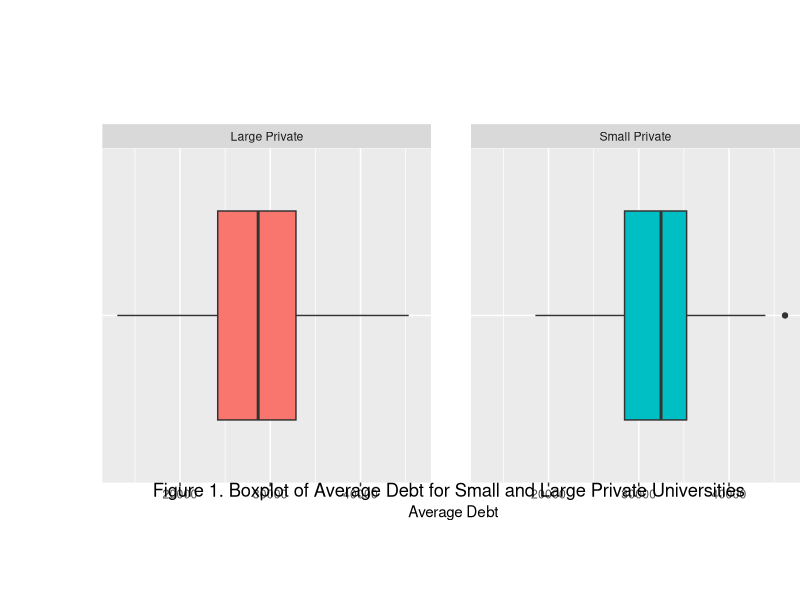
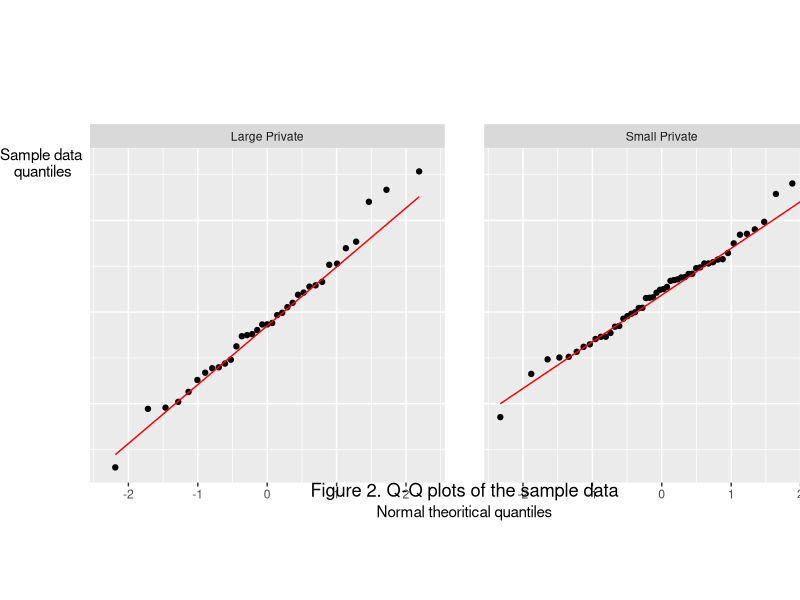

The R source for these figures, in order: (Note: this script raises an error after producing the figures.)
college = read.csv("college_debt.csv")
college$Debt = as.integer(gsub("[\\$,]", "", college$Debt))

library(ggplot2)

ggplot(data=college, aes(x=Debt, y="", fill=Status)) + 
  geom_boxplot()+
  facet_wrap(~Status)+
  
  theme(plot.title = element_text(vjust =-100, hjust=.5),
        panel.spacing = unit(1, "cm"),
        legend.position = "none",
        axis.title.x=element_text(hjust=0.5),
        axis.text.y=element_blank(),
        axis.ticks.y=element_blank(),
        plot.margin=margin(t=2,r=0,b=2,l=2,unit="cm"))+
  ylab("")+
  xlab(" Average Debt")+
  ggtitle("Figure 1. Boxplot of Average Debt for Small and Large Private Universities \n")

ggplot(data = college, aes(sample=Debt)) +
  geom_qq() + 
  geom_qq_line(color="red") + 
  facet_wrap( ~ Status)+
  
  theme(plot.title = element_text(vjust =-100, hjust=.5),
        panel.spacing = unit(1, "cm"),
        legend.position = "none",
        axis.title.x=element_text(hjust=0.5),
        axis.title.y=element_text(angle=0),
        axis.text.y=element_blank(),
        axis.ticks.y=element_blank(),
        plot.margin=margin(t=2,r=-1,b=2,l=0,unit="cm"))+
  ggtitle("Figure 2. Q-Q plots of the sample data\n")+
  xlab("Normal theoritical quantiles")+
  ylab("Sample data\n quantiles")

tapply(college$Debt,college$Status, sd)

t.test(college$Debt~college$Status,
       alternative=c("greater"),
       mu=0,paired=F,var.equal=T)

tapply(college$Debt,college$Status, mean)